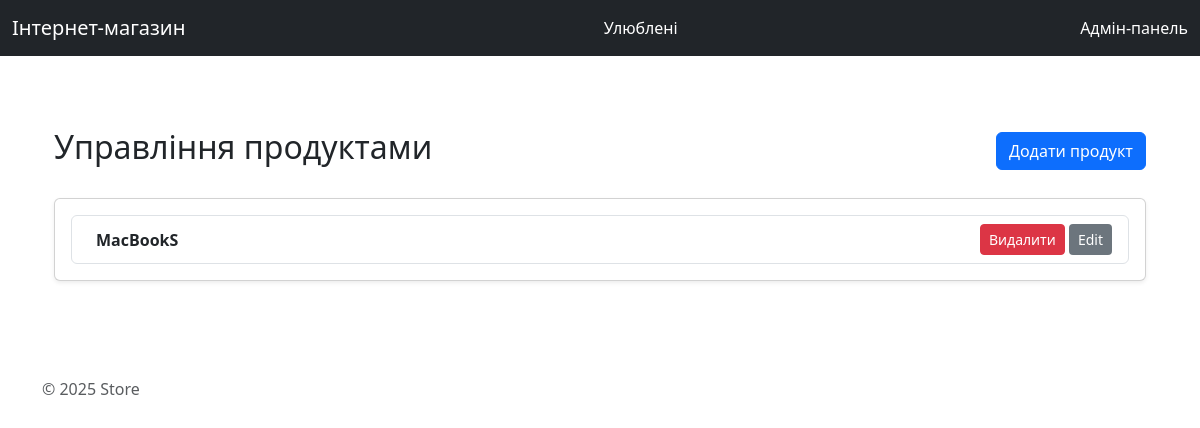
/products/admin-panel/, run on an earlier commit of the app's database.
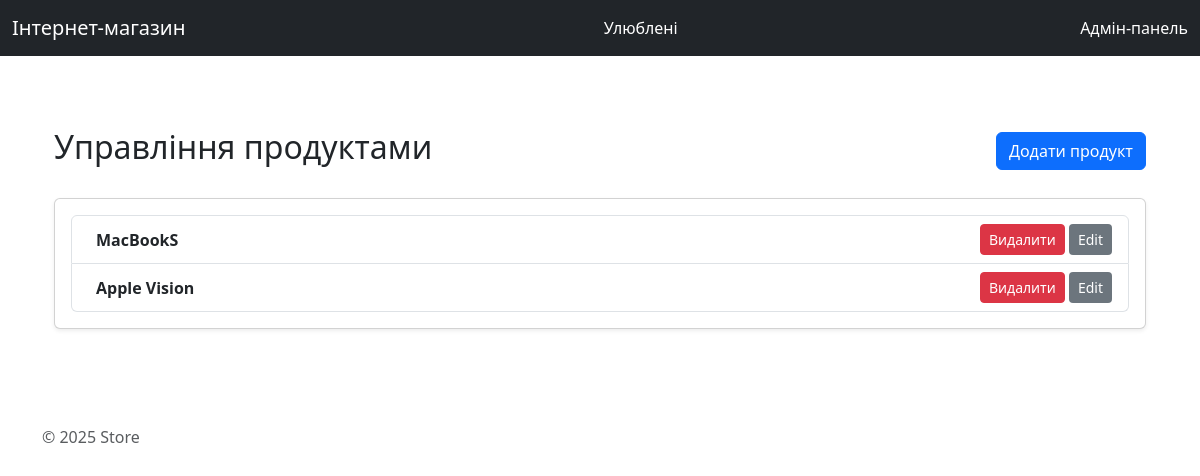
And on a later commit of the database.
### products/models.py (models this page shows, shortened)
class Product(models.Model):
    CATEGORY_CHOICES = [
        ('electronics', 'Electronics'),
        ('clothing', 'Clothing'),
        ('books', 'Books'),
        ('furniture', 'Furniture'),
    ]
    name = models.CharField(max_length=100)
    image = models.ImageField(upload_to='product_images/',null = True)
    image_url = models.URLField(blank=True,null=True)
    description = models.TextField(blank=True, null=True)
    price = models.DecimalField(max_digits=10, decimal_places=2)
    stock = models.IntegerField()
    category = models.CharField(max_length=50, choices=CATEGORY_CHOICES)
    discount = models.IntegerField(default=0)
    created_at = models.DateTimeField(auto_now_add=True)

### products/views.py (the view)
# urls.py: path('admin-panel/', views.admin_panel, name='admin_panel'),
def admin_panel(request):
    products = Product.objects.all()
    return render(request, "products/admin-panel.html", {"products": products})

### products/templates/products/admin-panel.html (shortened to what this page needs)
{% extends "layout.html" %} {% block content %}
    <div class="container py-5">
        <div class="d-flex justify-content-between align-items-center mb-4">
            <h1 class="h2">Управління продуктами</h1>
            <button class="btn btn-primary">
                <a href="{% url 'add_product' %}" class="bi bi-plus-circle text-white text-decoration-none"> Додати продукт</a>
            </button>
        </div>
        <div class="card shadow-sm">
            <div class="card-body">
                <div class="list-group">
                    {% for product in products %}
                    <div class="list-group-item">
                        <div class="d-flex justify-content-between align-items-center">
                            <div class="flex-grow-1">
                                <a class="text-decoration-none text-dark fw-semibold" data-bs-toggle="collapse" href="#product{{ product.id }}" role="button">
                                    {{ product.name }}
                                </a>
                            </div>
                            <form method="post" action="{% url 'delete_product' product.id %}" class="d-inline" onsubmit="return confirm('Ви впевнені, що хочете видалити цей продукт?');">
                                <button type="submit" class="btn btn-danger btn-sm">
                                     Видалити
                                </button>
                                <a class="btn btn-sm text-bg-secondary" href="/products/update-product/{{product.pk}}">Edit</a>
                            </form>
                        </div>
                    </div>
                    {% empty %}
                    <div class="text-center py-5 text-muted">
                        <i class="bi bi-inbox fs-1"></i>
                        <p class="mt-3">Продуктів ще немає. Додайте перший продукт!</p>
                    </div>
                    {% endfor %}
                </div>
            </div>
        </div>
    </div>
{% endblock %}

What changed in the data, as far as the page shows it:
added Product: name "Apple Vision"
